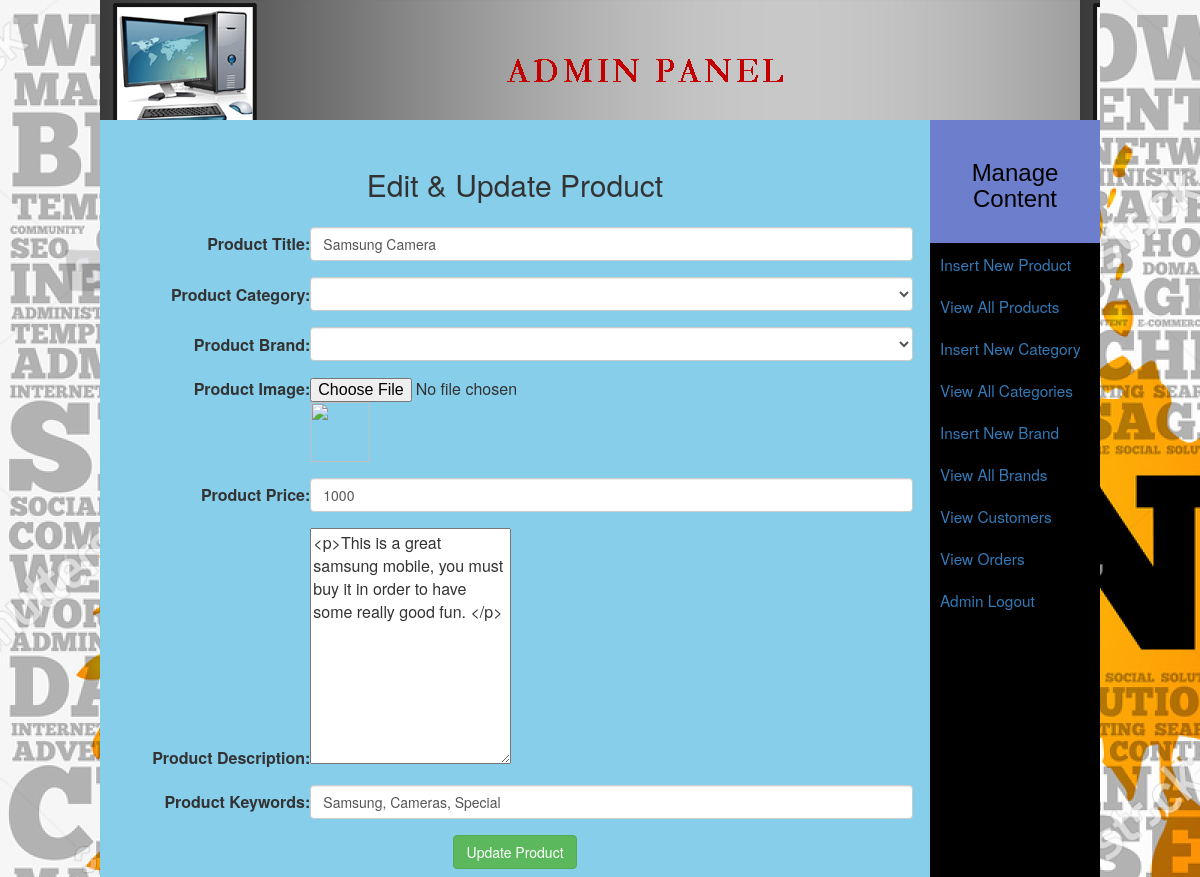
/admin_area/index.php?edit_pro=5 (signed in), run on the app's committed database.
### tables this page shows
CREATE TABLE `products` (
  `product_id` int(100) NOT NULL,
  `product_cat` int(100) NOT NULL,
  `product_brand` int(100) NOT NULL,
  `product_title` varchar(255) NOT NULL,
  `product_price` int(100) NOT NULL,
  `product_desc` text NOT NULL,
  `product_image` text NOT NULL,
  `product_keywords` text NOT NULL
);

### admin_area/edit_pro.php (the view, shortened to what this page needs)
<?php
if(!isset($_SESSION['user_email'])){
	echo "<script>window.open('login.php?not_admin=You are not an Admin!','_self')</script>";
}
else {
?>
<!DOCTYPE>
<?php
include("includes/db.php");
if(isset($_GET['edit_pro'])){
	$get_id = $_GET['edit_pro'];
	$get_pro = "select * from products where product_id='$get_id'";
	$run_pro = mysqli_query($con, $get_pro);
	$row_pro=mysqli_fetch_array($run_pro);
		$pro_title = $row_pro['product_title'];
		$pro_image = $row_pro['product_image'];
		$pro_price = $row_pro['product_price'];
		$pro_desc = $row_pro['product_desc'];
		$pro_keywords = $row_pro['product_keywords'];
		$pro_cat = $row_pro['product_cat'];
		$pro_brand = $row_pro['product_brand'];
		$get_cat = "select * from categories where cat_id='$pro_cat'";
		$run_cat=mysqli_query($con, $get_cat);
		$row_cat=mysqli_fetch_array($run_cat);
		$category_title = $row_cat['cat_title'];
		$get_brand = "select * from brands where brand_id='$pro_brand'";
		$run_brand=mysqli_query($con, $get_brand);
		$row_brand=mysqli_fetch_array($run_brand);
		$brand_title = $row_brand['brand_title'];
}
?>
<html>
	<head>
	</head>
<body bgcolor="skyblue">
	<form action="" method="post" enctype="multipart/form-data">
		<table align="center" width="795" border="2" class="bg-blueviolet">
			<tr align="center">
				<td colspan="7"><h2>Edit & Update Product</h2></td>
			</tr>
			<tr>
				<td align="right"><b>Product Title:</b></td>
				<td><input type="text" name="product_title" size="60" value="<?php echo $pro_title;?>" class="form-control"/></td>
			</tr>
			<tr>
				<td align="right"><b>Product Category:</b></td>
				<td>
				<select name="product_cat" class="form-control">
					<option><?php echo $category_title; ?></option>
					<?php
		$get_cats = "select * from categories";
		$run_cats = mysqli_query($con, $get_cats);
		while ($row_cats=mysqli_fetch_array($run_cats)){
		$cat_id = $row_cats['cat_id'];
		$cat_title = $row_cats['cat_title'];
		echo "<option value='$cat_id'>$cat_title</option>";
	}
					?>
				</select>
				</td>
			</tr>
			<tr>
				<td align="right"><b>Product Brand:</b></td>
				<td>
				<select name="product_brand" class="form-control">
					<option><?php echo $brand_title; ?></option>
					<?php
		$get_brands = "select * from brands";
	$run_brands = mysqli_query($con, $get_brands);
	while ($row_brands=mysqli_fetch_array($run_brands)){
		$brand_id = $row_brands['brand_id'];
		$brand_title = $row_brands['brand_title'];
	echo "<option value='$brand_id'>$brand_title</option>";
	}
					?>
				</select>
				</td>
			</tr>
			<tr>
				<td align="right"><b>Product Image:</b></td>
				<td><input type="file" name="product_image" /><img src="product_images/<?php echo $pro_image; ?>" width="60" height="60"/></td>
			</tr>
			<tr>
				<td align="right"><b>Product Price:</b></td>
				<td><input type="text" name="product_price" value="<?php echo $pro_price;?>" class="form-control"/></td>
			</tr>
			<tr>
				<td align="right"><b>Product Description:</b></td>
				<td><textarea name="product_desc" cols="20" rows="10"><?php echo $pro_desc;?></textarea></td>
			</tr>
			<tr>
				<td align="right"><b>Product Keywords:</b></td>
				<td><input type="text" name="product_keywords" size="50" value="<?php echo $pro_keywords;?>" class="form-control"/></td>
			</tr>
			<tr align="center">
				<td colspan="7"><input type="submit" name="update_product" value="Update Product" class="btn btn-success"/></td>
			</tr>
		</table>
	</form>
</body>
</html>
<?php } ?>

### admin_area/styles/style.css (style rules this page uses)
html, body, div, span, applet, object, iframe, h1, h2, h3, h4, h5, h6, p, blockquote, pre, a, abbr, acronym, address, big, cite, code, del, dfn, em, img, ins, kbd, q, s, samp, small, strike, strong, sub, sup, tt, var, b, u, i, center, dl, dt, dd, ol, ul, li, fieldset, form, label, legend, table, caption, tbody, tfoot, thead, tr, th, td, article, aside, canvas, details, embed, figure, figcaption, footer, header, hgroup, menu, nav, output, ruby, section, summary, time, mark, audio, video { margin: 0; padding: 0; border: 0; vertical-align: baseline; }
body { background-attachment: fixed; }
table { border-collapse: collapse !important; margin:0 auto !important; float:none !important; }
td { padding-top: .5em !important; padding-bottom: .5em !important; }

### data on the page
products: product_title "Samsung Camera", product_price "1000", product_desc "<p>This is a great samsung mobile, you must buy it in order to have some really good fun. </p>", product_keywords "Samsung, Cameras, Special"
